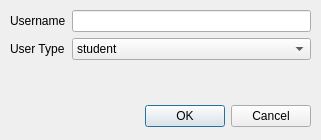
<?xml version="1.0" encoding="UTF-8"?>
<ui version="4.0">
 <class>RegisterWindow</class>
 <widget class="QDialog" name="RegisterWindow">
  <property name="geometry">
   <rect>
    <x>0</x>
    <y>0</y>
    <width>321</width>
    <height>140</height>
   </rect>
  </property>
  <property name="windowTitle">
   <string>Dialog</string>
  </property>
  <widget class="QDialogButtonBox" name="buttonBox">
   <property name="geometry">
    <rect>
     <x>40</x>
     <y>100</y>
     <width>271</width>
     <height>32</height>
    </rect>
   </property>
   <property name="orientation">
    <enum>Qt::Horizontal</enum>
   </property>
   <property name="standardButtons">
    <set>QDialogButtonBox::Cancel|QDialogButtonBox::Ok</set>
   </property>
  </widget>
  <widget class="QWidget" name="formLayoutWidget">
   <property name="geometry">
    <rect>
     <x>10</x>
     <y>10</y>
     <width>301</width>
     <height>80</height>
    </rect>
   </property>
   <layout class="QFormLayout" name="formLayout">
    <item row="0" column="0">
     <widget class="QLabel" name="usernameLabel">
      <property name="text">
       <string>Username</string>
      </property>
     </widget>
    </item>
    <item row="0" column="1">
     <widget class="QLineEdit" name="usernameLineEdit"/>
    </item>
    <item row="1" column="1">
     <widget class="QComboBox" name="userTypeComboBox">
      <property name="sizePolicy">
       <sizepolicy hsizetype="Preferred" vsizetype="Minimum">
        <horstretch>0</horstretch>
        <verstretch>0</verstretch>
       </sizepolicy>
      </property>
      <property name="minimumSize">
       <size>
        <width>164</width>
        <height>0</height>
       </size>
      </property>
      <property name="font">
       <font>
        <kerning>true</kerning>
       </font>
      </property>
      <item>
       <property name="text">
        <string>student</string>
       </property>
      </item>
      <item>
       <property name="text">
        <string>admin</string>
       </property>
      </item>
     </widget>
    </item>
    <item row="1" column="0">
     <widget class="QLabel" name="userTypeLabel">
      <property name="text">
       <string>User Type</string>
      </property>
     </widget>
    </item>
   </layout>
  </widget>
 </widget>
 <resources/>
 <connections>
  <connection>
   <sender>buttonBox</sender>
   <signal>accepted()</signal>
   <receiver>RegisterWindow</receiver>
   <slot>accept()</slot>
   <hints>
    <hint type="sourcelabel">
     <x>248</x>
     <y>254</y>
    </hint>
    <hint type="destinationlabel">
     <x>157</x>
     <y>274</y>
    </hint>
   </hints>
  </connection>
  <connection>
   <sender>buttonBox</sender>
   <signal>rejected()</signal>
   <receiver>RegisterWindow</receiver>
   <slot>reject()</slot>
   <hints>
    <hint type="sourcelabel">
     <x>316</x>
     <y>260</y>
    </hint>
    <hint type="destinationlabel">
     <x>286</x>
     <y>274</y>
    </hint>
   </hints>
  </connection>
 </connections>
</ui>
